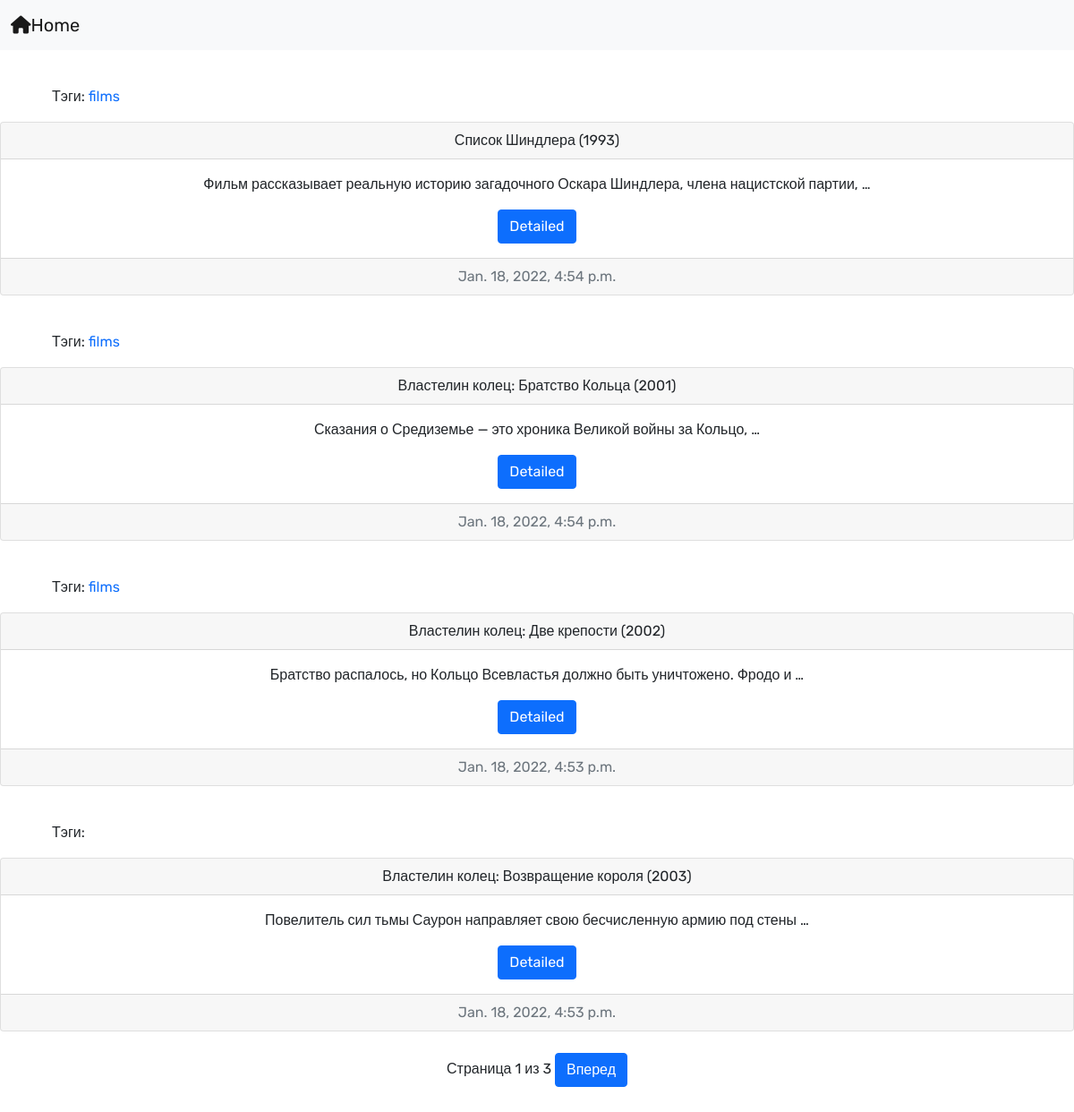
The page / on the database its author committed.
### blog/models.py (models this page shows, shortened)
class Post(models.Model):
    author = models.ForeignKey(settings.AUTH_USER_MODEL, on_delete=models.CASCADE) # первичный ключ таблицы (генерируется автоматически при создании нового поста)
    title = models.CharField(max_length=150) # текстовое поле ограниченное 150 исмволами
    text = models.TextField() # текстовое поле, неограниченное размерами
    created = models.DateTimeField(default=timezone.now) # исходя из названия, будет отображать время создания поста
    tags = TaggableManager()

### blog/views.py (the view)
# urls.py: path('', views.post_list, name="post_list"),
def post_list(request, tag_slug=None):
    posts = Post.objects.all()
    tag = None
    if tag_slug:
        tag = get_object_or_404(Tag, slug=tag_slug)
        posts = posts.filter(tags__in=[tag])
    page = request.GET.get('page')
    paginator = Paginator(posts.order_by('-id'), 4)
    try:
        posts = paginator.page(page)
    except PageNotAnInteger:
        posts = paginator.page(1)
    except EmptyPage:
        posts = paginator.page(paginator.num_pages)
    return render(request, 'blog/post_list.html', {'posts': posts,
                                                   'page': page,
                                                   'tag': tag})

### blog/templates/blog/post_list.html (shortened to what this page needs)
{% extends 'blog/base.html' %}
{% block content %}
<br>
{% for post in posts %}
    <div class="container">
        <p class="tags m-3">
            Тэги:
            {% for tag in post.tags.all %}
                <a href="{% url 'post_list_by_tag' tag.slug %}">
                    {{ tag.name }}
                </a>
            {% endfor %}
        </p>
    </div>
    <div class="card text-center">
      <div class="card-header">
        {{post.title}}
      </div>
      <div class="card-body">
        <p class="card-text">{{post.text | truncatewords:10}}</p>
        <a href="{% url 'post_detail' pk=post.pk %}" class="btn btn-primary">Detailed</a>
      </div>
      <div class="card-footer text-muted">
          {{ post.created }}
      </div>
    </div>
<br>
{% endfor %}
<div class="container">
    {% include "blog/paginator.html" with page=posts %}
</div>
<br><br>
{% endblock %}

### blog/templates/blog/base.html (style rules this page uses)
body { font-family: 'Rubik', sans-serif; }
a { text-decoration: none; }

### rows shown on the page
Post: title "Список Шиндлера (1993)", text "Фильм рассказывает реальную историю загадочного Оскара Шиндлера, члена нацистской партии, …", created "Jan. 18, 2022, 4:54 p.m."
Tag: name "films"
Post: title "Властелин колец: Братство Кольца (2001)", text "Сказания о Средиземье — это хроника Великой войны за Кольцо, …", created "Jan. 18, 2022, 4:54 p.m."
Post: title "Властелин колец: Две крепости (2002)", text "Братство распалось, но Кольцо Всевластья должно быть уничтожено. Фродо и …", created "Jan. 18, 2022, 4:53 p.m."
Post: title "Властелин колец: Возвращение короля (2003)", text "Повелитель сил тьмы Саурон направляет свою бесчисленную армию под стены …", created "Jan. 18, 2022, 4:53 p.m."

### other values the page prints
{{ page.number }} "1"
{{ page.paginator.num_pages }} "3"
